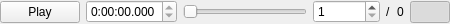
<?xml version="1.0" encoding="UTF-8"?>
<ui version="4.0">
 <class>CPlaybackControllerGuiComp</class>
 <widget class="QWidget" name="CPlaybackControllerGuiComp">
  <property name="geometry">
   <rect>
    <x>0</x>
    <y>0</y>
    <width>450</width>
    <height>24</height>
   </rect>
  </property>
  <layout class="QHBoxLayout" name="horizontalLayout">
   <property name="margin">
    <number>0</number>
   </property>
   <item>
    <widget class="QPushButton" name="PlayButton">
     <property name="text">
      <string>Play</string>
     </property>
     <property name="icon">
      <iconset resource="../iqtgui/iqtgui.qrc">
       <normaloff>:/Icons/Play</normaloff>:/Icons/Play</iconset>
     </property>
     <property name="checkable">
      <bool>true</bool>
     </property>
    </widget>
   </item>
   <item>
    <widget class="QTimeEdit" name="TimeEdit">
     <property name="maximumTime">
      <time>
       <hour>0</hour>
       <minute>59</minute>
       <second>59</second>
      </time>
     </property>
     <property name="displayFormat">
      <string>H:mm:ss.zzz</string>
     </property>
    </widget>
   </item>
   <item>
    <widget class="QSlider" name="PositionSlider">
     <property name="sizePolicy">
      <sizepolicy hsizetype="MinimumExpanding" vsizetype="Fixed">
       <horstretch>0</horstretch>
       <verstretch>0</verstretch>
      </sizepolicy>
     </property>
     <property name="minimum">
      <number>1</number>
     </property>
     <property name="orientation">
      <enum>Qt::Horizontal</enum>
     </property>
    </widget>
   </item>
   <item>
    <widget class="QWidget" name="IndexFrame" native="true">
     <layout class="QHBoxLayout" name="horizontalLayout_2">
      <property name="margin">
       <number>0</number>
      </property>
      <item>
       <widget class="QSpinBox" name="FrameIndexSB">
        <property name="sizePolicy">
         <sizepolicy hsizetype="Preferred" vsizetype="Fixed">
          <horstretch>0</horstretch>
          <verstretch>0</verstretch>
         </sizepolicy>
        </property>
        <property name="minimum">
         <number>1</number>
        </property>
        <property name="maximum">
         <number>999999</number>
        </property>
       </widget>
      </item>
      <item>
       <widget class="QLabel" name="label">
        <property name="text">
         <string>/</string>
        </property>
       </widget>
      </item>
      <item>
       <widget class="QLabel" name="MaxFramesLabel">
        <property name="text">
         <string>0</string>
        </property>
       </widget>
      </item>
     </layout>
    </widget>
   </item>
   <item>
    <widget class="QPushButton" name="RepeatButton">
     <property name="text">
      <string/>
     </property>
     <property name="icon">
      <iconset resource="../iqtgui/iqtgui.qrc">
       <normaloff>:/Icons/Reload</normaloff>:/Icons/Reload</iconset>
     </property>
     <property name="checkable">
      <bool>true</bool>
     </property>
     <property name="checked">
      <bool>true</bool>
     </property>
    </widget>
   </item>
  </layout>
 </widget>
 <resources>
  <include location="../iqtgui/iqtgui.qrc"/>
 </resources>
 <connections/>
</ui>
